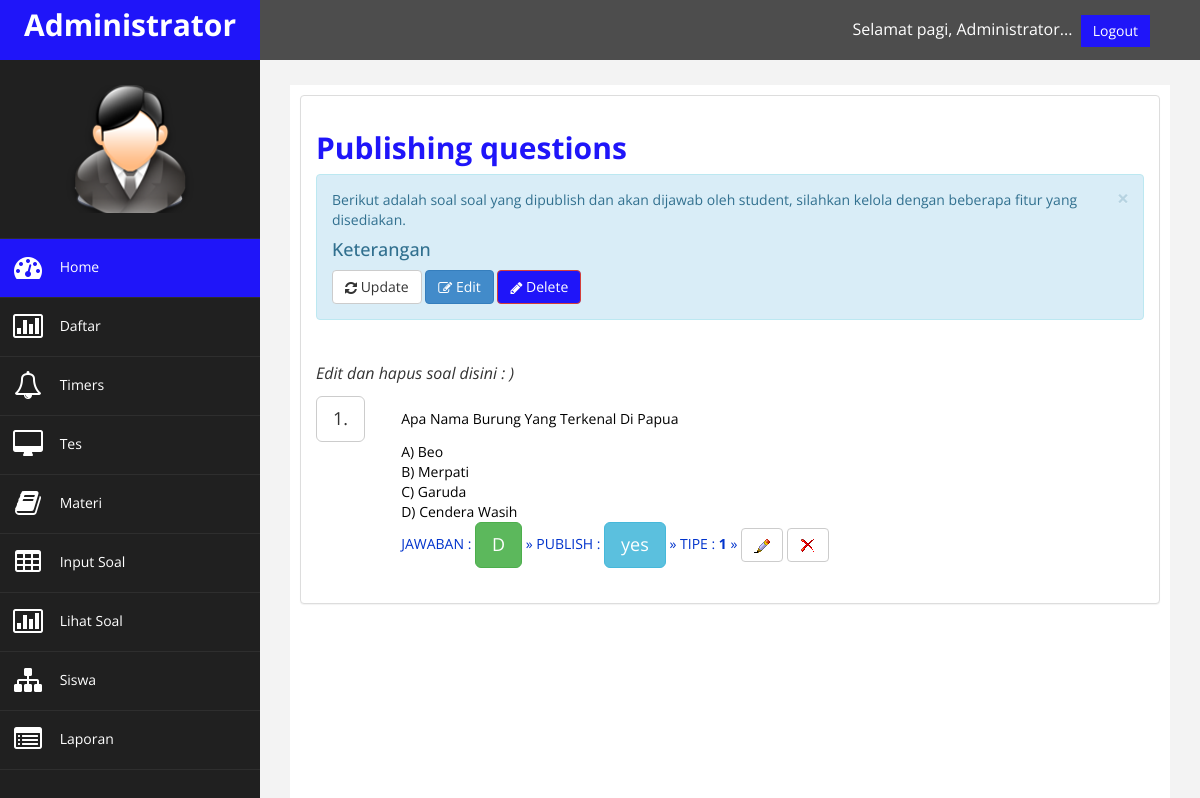
Screenshot of /admin/home.php?page=view (signed in) with the database file from the repository.
### tables this page shows
CREATE TABLE `tabel_soal` (
  `id_soal` int(4) NOT NULL,
  `id_kategori` int(5) NOT NULL,
  `pertanyaan` varchar(100) NOT NULL,
  `pilihan_a` varchar(100) NOT NULL,
  `pilihan_b` varchar(100) NOT NULL,
  `pilihan_c` varchar(100) NOT NULL,
  `pilihan_d` varchar(100) NOT NULL,
  `jawaban` varchar(100) NOT NULL,
  `publish` enum('yes','no') NOT NULL,
  `tipe` int(2) NOT NULL
);

### admin/view.php (the view)
<?php
if (isset($_SESSION['id_admin'])) {
    ?>
<h2>
	<strong>Publishing questions</strong>
</h2>
<div class="alert alert-info alert-dismissable">
	<button type="button" class="close" data-dismiss="alert"
		aria-hidden="true">×</button>
	Berikut adalah soal soal yang dipublish dan akan dijawab oleh student,
	silahkan kelola dengan beberapa fitur yang disediakan.
	<h4>Keterangan</h4>
	<button class="btn btn-default">
		<i class=" fa fa-refresh "></i> Update
	</button>
	<button class="btn btn-primary">
		<i class="fa fa-edit "></i> Edit
	</button>
	<button class="btn btn-danger">
		<i class="fa fa-pencil"></i> Delete
	</button>
</div>
<p>
    <?php
        include_once 'koneksi.php';
        $query = mysqli_query($koneksi, "SELECT * FROM `tabel_soal` ORDER BY `tipe` ASC");
        echo "<i>Edit dan hapus soal disini : )</i>";
    ?>
</p>
<table width="100%">
    <?php
        $no = 0;
        while ($row = mysqli_fetch_array($query)) {
    ?>
    <tr>
		<td><font color="#000000"><span class='btn btn-default btn-lg'><?php echo $no = $no + 1; ?>.</span></font></td>
		<td><font color="#000000"><?php echo $row['pertanyaan'];?></font></td>
	</tr>
	<tr>
		<td></td>
		<td><font color="#000000">A) <?php echo $row['pilihan_a'];?></font></td>
	</tr>
	<tr>
		<td></td>
		<td><font color="#000000">B) <?php echo $row['pilihan_b'];?></font></td>
	</tr>
	<tr>
		<td></td>
		<td><font color="#000000">C) <?php echo $row['pilihan_c'];?></font></td>
	</tr>
	<tr>
		<td></td>
		<td><font color="#000000">D) <?php echo $row['pilihan_d'];?></font></td>
	</tr>
	<tr>
		<td></td>
		<td>
			<font color="#0033CC">
				JAWABAN : <b><span class='btn btn-success btn-lg'><?php echo $row['jawaban']; ?></span></b>
				&raquo; PUBLISH : <span class='btn btn-info btn-lg'><?php echo $row['publish'];?></span>
				&raquo; TIPE : <b><?php echo ucwords($row['tipe']);?></b> &raquo;
			</font>
			<a class="btn btn-default" href="?page=edit&amp;id=<?php echo $row['id_soal']; ?>" title="Edit">
    			<img src="img/update.png" alt="" />
    		</a>
    		<a class="btn btn-default" href="?page=delete&amp;id=<?php echo $row['id_soal']; ?>;" title="Delete" onclick="return confirm('Apakah anda yakin akan menghapus pertanyaan ini ?')">
				<img src="img/hapus.png" alt="" />
			</a>
		</td>
	</tr>
	<tr>
		<td colspan="2"><br /></td>
	</tr>
	<?php } ?>
</table>
<?php } else { ?>
<p>
	Anda belum login. silahkan <a href="index.php">Login</a>
</p>
<?php } ?>

### admin/assets/css/custom.css (style rules this page uses)
body { font-family: 'Open Sans', sans-serif; }
i { vertical-align: middle; }
h2 { color: #1f15f9; }
h4 { padding-top:10px; }
p { font-size:16px; line-height:25px; padding-top:20px; }

### rows the page displays
tabel_soal: pertanyaan "Apa Nama Burung Yang Terkenal Di Papua", pilihan_a "Beo", pilihan_b "Merpati", pilihan_c "Garuda", pilihan_d "Cendera Wasih", jawaban "D", publish "yes", tipe "1"
